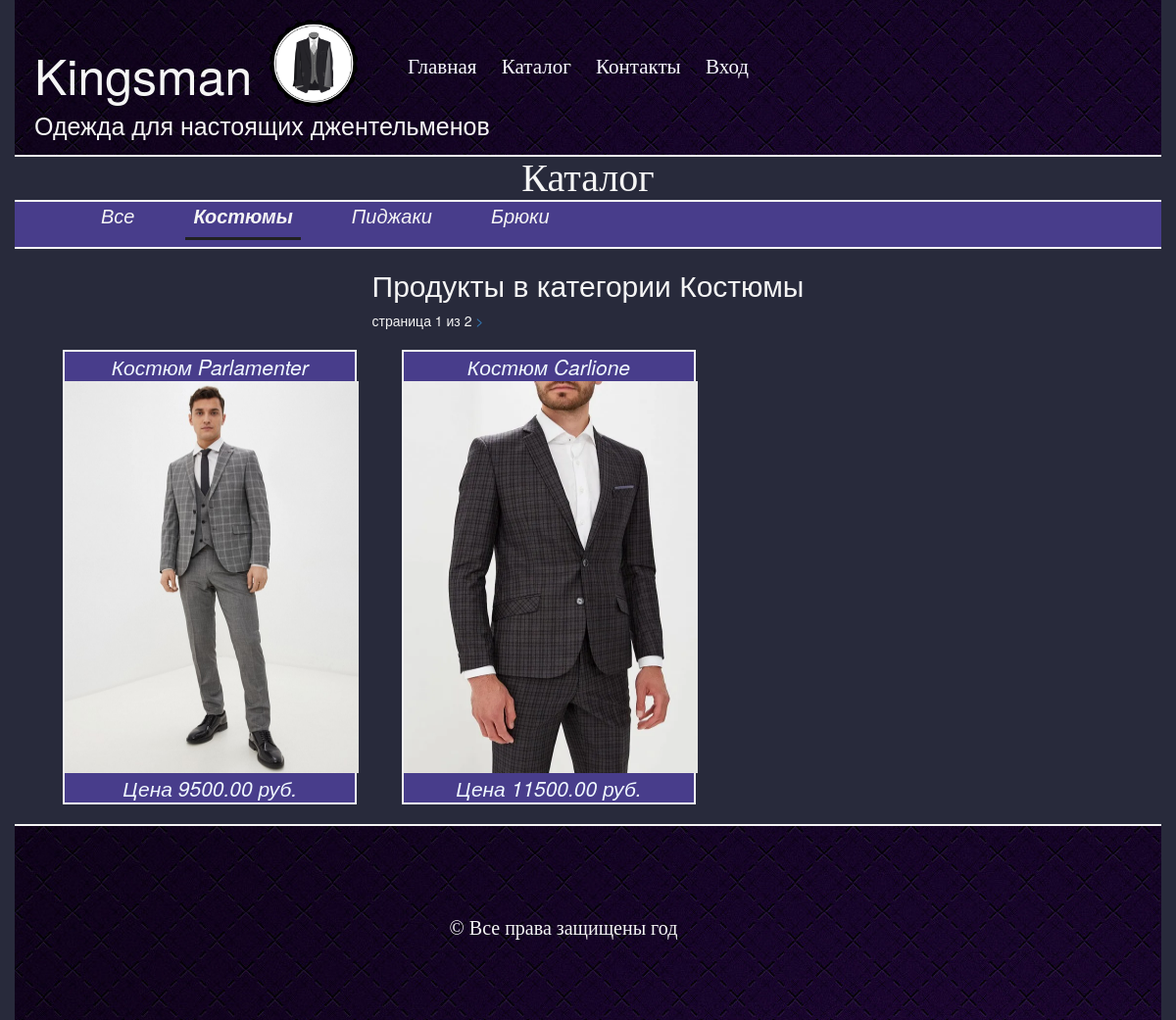
/category/1/products/, run on the app's committed database.
### mainapp/models.py (models this page shows)
class ProductCategory(models.Model):
    name = models.CharField('имя категории', max_length=64)
    description = models.TextField('описание категории', blank=True)
    is_active = models.BooleanField(default=True)

class Product(models.Model):
    category = models.ForeignKey(ProductCategory, verbose_name='категория продукта', on_delete=models.CASCADE)
    name = models.CharField('имя продукта', max_length=128)
    image = models.ImageField(upload_to='products_images', blank=True)
    short_desc = models.CharField('краткое описание', max_length=64, blank=True)
    desc = models.TextField('описание товара', blank=True)
    price = models.DecimalField('цена продукта', max_digits=8, decimal_places=2, default=0)
    quantity = models.PositiveIntegerField('количество на складе', default=0)
    is_active = models.BooleanField(default=True)

### mainapp/views.py (the view)
def category_products(request, pk, page=1):
    if pk == '0':
        category = {'pk': 0, 'name': 'Все'}
        products = Product.objects.filter(is_active=True)
    else:
        category = get_object_or_404(ProductCategory, pk=pk)
        pass
        products = category.product_set.filter(is_active=True)
    products_paginator = Paginator(products, 2)
    try:
        products = products_paginator.page(page)
    except PageNotAnInteger:
        products = products_paginator.page(1)
    except EmptyPage:
        products = products_paginator.page(products_paginator.num_pages)
    context = {
        'page_title': 'каталог',
        'products': products,
        'category': category,
    }
    return render(request, 'mainapp/category_products.html', context)

### basketapp/context_processors.py (called while the page is built)
def basket(request):
    if request.user.is_authenticated:
        basket = request.user.basket.all()
    else:
        basket = []
    return {
        'basket':basket,
    }

### mainapp/context_processors.py (called while the page is built)
def menu(request):
    menu = ProductCategory.objects.filter(is_active=True)
    return {
        'categories': menu,
    }

### mainapp/templates/mainapp/category_products.html (shortened to what this page needs)
{% extends 'mainapp/base.html' %}
{% load static %}
{% load my_tags %}
{% block bodyContent %}
    {% include 'mainapp/includes/inc__main_menu.html' %}
    <h1 class="headline">Каталог</h1>
    {% include 'mainapp/includes/inc__category_menu.html' %}
    <div class="related">
        <div class="title clearfix">
            <h2 style="color: whitesmoke; text-align: center">Продукты в категории {{ category.name|title }}</h2>
            <div class="paginator">
                <span class="current">страница {{ products.number }} из {{ products.paginator.num_pages }}</span>
                {% if products.has_next %}
                    <a href="{% url 'main:category_products_pagination' category.pk products.next_page_number %}">
                        >
                    </a>
                {% endif %}
            </div>
        </div>
        <div class="productList">
            {% for product in products %}
                <div class="productCell">
                    <span> {{ product.name }} </span>
                    <a href="{% url 'mainapp:product_page' product.pk %}">
                        <img width="300px" height="400px" src="{{ product.image.url }}" alt="#">
                    </a>
                    <span>Цена {{ product.price }} руб.</span>
                </div>
            {% endfor %}
        </div>
    </div>
{% endblock %}

### mainapp/templates/mainapp/includes/inc__category_menu.html
<div class="catalogMenu clearfix">
    <ul>
        <li>
            <a href="{% url 'main:category_products' 0 %}"
               class="{% if request.resolver_match.kwargs.pk == '0' %} active {% endif %}">
                Все
            </a>
        </li>
        {% for category in categories %}
            <li>
                <a href="{% url 'main:category_products' category.pk %}"
                class="{% if request.resolver_match.kwargs.pk|add:0 == category.pk %} active {% endif %}">
                    {{ category.name }}
                </a>
            </li>
        {% endfor %}
    </ul>
</div>

### static/css/styles.css (style rules this page uses)
html, body { background-color: #fffaf0; }
.title { margin: 0 auto; height: 50px; }
.headline { text-align: center; font-size: 40px; color: whitesmoke; font-family: serif; margin: 0 20px; }
.productCell { margin: 20px; border: 2px solid whitesmoke; background-color: darkslateblue; width: 300px; float: left; margin-right: 2.31%; }
.productCell span { display: block; font-style: italic; text-align: center; font-size: 21px; font-weight: 400; color: aliceblue; }
.catalogMenu { margin: 0 auto; width: 100%; height: 50px; border-bottom: 2px solid whitesmoke; border-top: 2px solid whitesmoke; background-color: darkslateblue; }
.catalogMenu li { display: inline-block; text-decoration: none; }
.catalogMenu > ul > li > a { padding: 8px; font-size: 20px; margin-left: 40px; text-decoration: none; font-style: italic; color: whitesmoke; }
.clearfix { content: " "; clear: both; display: table; }
.active { color: #212121; font-weight: 700; border-bottom: 3px solid #212121; }
.productList { position: relative; width: 95%; max-width: 1500px; margin: 0 auto; clear: both; }
.current { color: whitesmoke; }

### data on the page
ProductCategory: name "Костюмы"
ProductCategory: name "Пиджаки"
ProductCategory: name "Брюки"
Product: name "Костюм Parlamenter", image (picture), price "9500.00"
Product: name "Костюм Carlione", image (picture), price "11500.00"

### other printed values
{{ products.number }} "1"
{{ products.paginator.num_pages }} "2"
